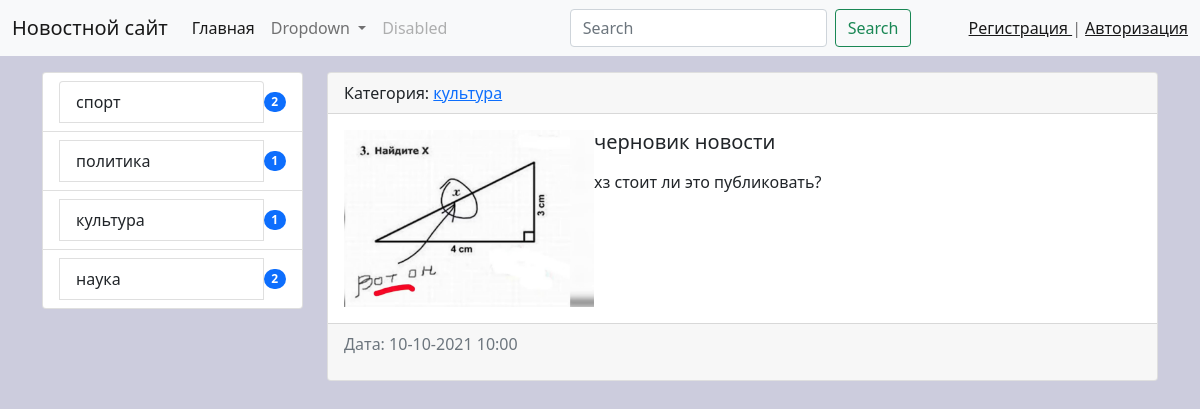
Page /news/5/ on the earlier database version.
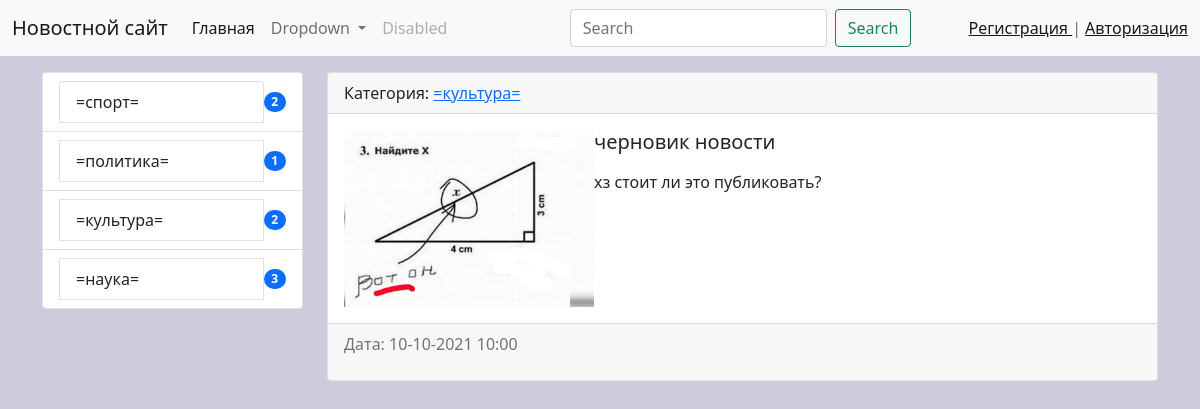
Same page on the later database version.
### news/models.py (models this page shows, shortened)
class Category(models.Model):
    title = models.CharField(max_length=150, db_index=True,verbose_name='Наименование категории')
    def get_absolute_url(self):
        return reverse('category', kwargs={'category_id': self.pk})
    class Meta:
        verbose_name = 'категория'
        verbose_name_plural = 'категории'
        ordering = ['title']

class News(models.Model):
    title = models.CharField('Заголовок', max_length=150)
    content = models.TextField('контент', blank=True)
    created_at = models.DateTimeField('Дата создания', auto_now_add=True)
    updated_at = models.DateTimeField('Дата изменения', auto_now=True)
    photo = models.ImageField('фото', upload_to='photos/%Y/%m/%d', blank=True)
    is_published = models.BooleanField('опубликовать', default=True)
    category = models.ForeignKey('Category', on_delete=models.PROTECT, null=True, verbose_name='Категория')
    views = models.IntegerField(default=0, verbose_name='Просмотры')
    class Meta:
        verbose_name = "Новость"
        verbose_name_plural = "Новости"
        ordering = ['-created_at']

### news/views.py (the view)
# urls.py: path('news/<int:pk>/', ViewNews.as_view(), name='view_news'),
class ViewNews(DetailView):
    model = News
    context_object_name = 'news_item'

### news/templatetags/news_tags.py (called while the page is built)
@register.inclusion_tag('news/list_categories.html')
def show_categories():
    categories = Category.objects.annotate(cnt=Count('news', filter=F('news__is_published'))).filter(cnt__gt=0)
    return {"categories": categories}

### news/templates/news/news_detail.html (shortened to what this page needs)
{% extends 'base.html' %}
{% block sidebar %}
{% include 'inc/_sidebar.html' %}
{% endblock %}
{% block content %}
    <div class="card mb-3">
      <div class="card-header">
        Категория: <a href="{{ news_item.category.get_absolute_url }}">{{ news_item.category.title }}</a>
      </div>
      <div class="card-body">
          <div class="media">
              {% if news_item.photo %}
              <img src="{{ news_item.photo.url }}" alt="" class="float-md-start" width="250">
              {% else %}
                  <img src={% static '/img/no_images.jpg' %} alt="" class="float-md-start mr-3" width="250">
              {% endif %}
              <div class="media-body">
                    <h5 class="card-title">{{ news_item.title }}</h5>
                    <p class="card-text">{{ news_item.content|safe|linebreaks }}</p>
              </div>
          </div>
      </div>
      <div class="card-footer text-muted">
          <p>Дата: {{ news_item.created_at|date:"d-m-Y H:i" }}</p>
      </div>
    </div>
{% endblock %}

### news/templates/news/list_categories.html
<div class="list-group">
    {% for item in categories %}
    <li class="list-group-item d-flex justify-content-between align-items-center">
    <a href="{{ item.get_absolute_url }}" class="list-group-item list-group-item-action"> {{ item.title }} </a>
    <span class="badge bg-primary rounded-pill">{{ item.cnt }}</span>
    </li>
    {% endfor %}
</div>

Differences in the rows shown:
changed Category: title "спорт" → "=спорт="
changed Category: title "политика" → "=политика="
changed Category: title "культура" → "=культура="; cnt "1" → "2"
changed Category: title "наука" → "=наука="; cnt "2" → "3"
changed News "черновик новости": category "культура" → "=культура="
